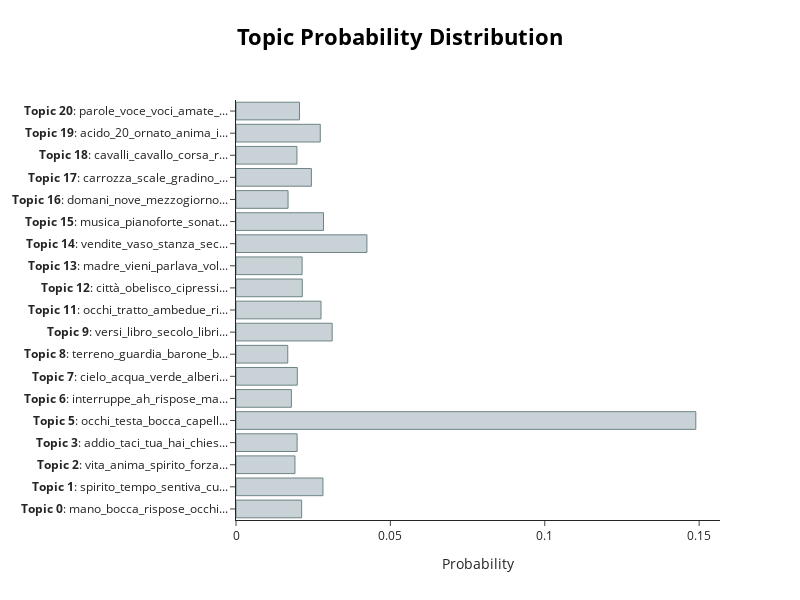

The notebook cell this image was saved under:
### Code cell
topic_model.visualize_distribution(probs[200], min_probability=0.015)

### Figure 1 — Plotly figure (JSON) as saved in the notebook; plotly's stock layout.template omitted (floating-point values rounded to 4 significant figures)
{"data": [{"marker": {"color": "#C8D2D7", "line": {"color": "#6E8484", "width": 1}}, "orientation": "h", "type": "bar", "x": [0.02126, 0.02816, 0.0191, 0.0198, 0.1489, 0.01793, 0.01985, 0.01676, 0.03115, 0.02754, 0.02147, 0.02141, 0.0424, 0.02835, 0.01686, 0.02442, 0.01974, 0.0273, 0.02057], "y": ["<b>Topic 0</b>: mano_bocca_rispose_occhi...", "<b>Topic 1</b>: spirito_tempo_sentiva_cu...", "<b>Topic 2</b>: vita_anima_spirito_forza...", "<b>Topic 3</b>: addio_taci_tua_hai_chies...", "<b>Topic 5</b>: occhi_testa_bocca_capell...", "<b>Topic 6</b>: interruppe_ah_rispose_ma...", "<b>Topic 7</b>: cielo_acqua_verde_alberi...", "<b>Topic 8</b>: terreno_guardia_barone_b...", "<b>Topic 9</b>: versi_libro_secolo_libri...", "<b>Topic 11</b>: occhi_tratto_ambedue_ri...", "<b>Topic 12</b>: città_obelisco_cipressi...", "<b>Topic 13</b>: madre_vieni_parlava_vol...", "<b>Topic 14</b>: vendite_vaso_stanza_sec...", "<b>Topic 15</b>: musica_pianoforte_sonat...", "<b>Topic 16</b>: domani_nove_mezzogiorno...", "<b>Topic 17</b>: carrozza_scale_gradino_...", "<b>Topic 18</b>: cavalli_cavallo_corsa_r...", "<b>Topic 19</b>: acido_20_ornato_anima_i...", "<b>Topic 20</b>: parole_voce_voci_amate_..."]}], "layout": {"height": 600, "hoverlabel": {"bgcolor": "white", "font": {"family": "Rockwell", "size": 16}}, "title": {"font": {"color": "Black", "size": 22}, "text": "<b>Topic Probability Distribution", "x": 0.5, "xanchor": "center", "y": 0.95, "yanchor": "top"}, "width": 800, "xaxis": {"title": {"text": "Probability"}}}}
